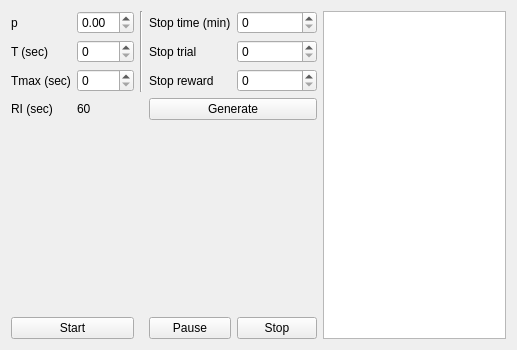
<?xml version="1.0" encoding="UTF-8"?>
<ui version="4.0">
 <class>RI</class>
 <widget class="QWidget" name="RI">
  <property name="geometry">
   <rect>
    <x>0</x>
    <y>0</y>
    <width>517</width>
    <height>350</height>
   </rect>
  </property>
  <property name="windowTitle">
   <string>Form</string>
  </property>
  <layout class="QVBoxLayout" name="verticalLayout">
   <item>
    <layout class="QGridLayout" name="gridLayout">
     <item row="0" column="1">
      <widget class="QDoubleSpinBox" name="pDoubleSpinBox"/>
     </item>
     <item row="1" column="1">
      <widget class="QSpinBox" name="tSpinBox"/>
     </item>
     <item row="0" column="3">
      <widget class="QLabel" name="label_6">
       <property name="text">
        <string>Stop time (min)</string>
       </property>
      </widget>
     </item>
     <item row="0" column="4">
      <widget class="QSpinBox" name="stopTimeSpinBox"/>
     </item>
     <item row="7" column="4">
      <widget class="QPushButton" name="stopPushButton">
       <property name="text">
        <string>Stop</string>
       </property>
      </widget>
     </item>
     <item row="1" column="3">
      <widget class="QLabel" name="label_7">
       <property name="text">
        <string>Stop trial</string>
       </property>
      </widget>
     </item>
     <item row="2" column="0">
      <widget class="QLabel" name="label_3">
       <property name="text">
        <string>Tmax (sec)</string>
       </property>
      </widget>
     </item>
     <item row="2" column="4">
      <widget class="QSpinBox" name="stopRewardSpinBox"/>
     </item>
     <item row="0" column="2" rowspan="3">
      <widget class="Line" name="line">
       <property name="orientation">
        <enum>Qt::Vertical</enum>
       </property>
      </widget>
     </item>
     <item row="2" column="1">
      <widget class="QSpinBox" name="tMaxSpinBox"/>
     </item>
     <item row="1" column="0">
      <widget class="QLabel" name="label_2">
       <property name="text">
        <string>T (sec)</string>
       </property>
      </widget>
     </item>
     <item row="0" column="0">
      <widget class="QLabel" name="label">
       <property name="text">
        <string>p</string>
       </property>
      </widget>
     </item>
     <item row="7" column="0" colspan="2">
      <widget class="QPushButton" name="startPushButton">
       <property name="text">
        <string>Start</string>
       </property>
      </widget>
     </item>
     <item row="2" column="3">
      <widget class="QLabel" name="label_8">
       <property name="text">
        <string>Stop reward</string>
       </property>
      </widget>
     </item>
     <item row="7" column="3">
      <widget class="QPushButton" name="pausePushButton">
       <property name="text">
        <string>Pause</string>
       </property>
      </widget>
     </item>
     <item row="1" column="4">
      <widget class="QSpinBox" name="stopTrialSpinBox"/>
     </item>
     <item row="3" column="0">
      <widget class="QLabel" name="label_4">
       <property name="text">
        <string>RI (sec)</string>
       </property>
      </widget>
     </item>
     <item row="3" column="1">
      <widget class="QLabel" name="riLabel">
       <property name="text">
        <string>60</string>
       </property>
      </widget>
     </item>
     <item row="3" column="3" colspan="2">
      <widget class="QPushButton" name="generatePushButton">
       <property name="text">
        <string>Generate</string>
       </property>
      </widget>
     </item>
     <item row="0" column="5" rowspan="8" alignment="Qt::AlignHCenter">
      <widget class="QListView" name="listView"/>
     </item>
     <item row="4" column="0" rowspan="3" colspan="5">
      <widget class="QWidget" name="mplWidget" native="true">
       <property name="minimumSize">
        <size>
         <width>200</width>
         <height>100</height>
        </size>
       </property>
      </widget>
     </item>
    </layout>
   </item>
  </layout>
 </widget>
 <includes>
  <include location="local">import PyQt5</include>
 </includes>
 <resources/>
 <connections/>
</ui>
